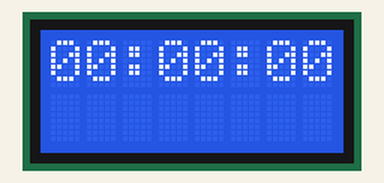
This sketch was run on a simulated Arduino Uno, built with avr-gcc and run on an emulated ATmega328P. Parts: 8×2 character LCD.

Above: at 0.1 s.
At 4.1 s:
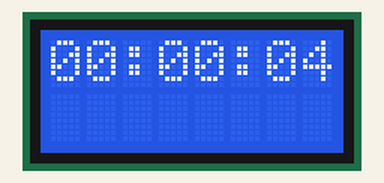
At 9.1 s:
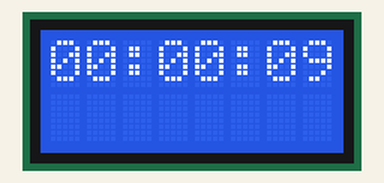
At 19.1 s:
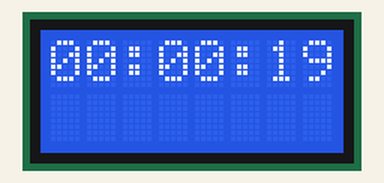
At 28.2 s:
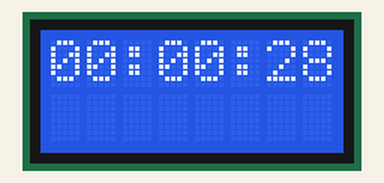
At 38.2 s:
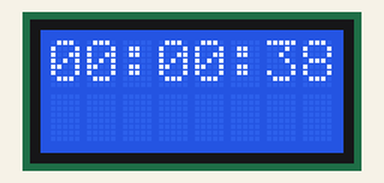

Measured:
- what the display in image 1 shows lasts 1.0 s, from 4.1 s to 5.1 s

The sketch:

clock.ino
```cpp
#include <LiquidCrystal.h>
const int rs = 12, en = 11, d4 = 5, d5 = 4, d6 = 3, d7 = 2;
LiquidCrystal lcd(rs, en, d4, d5, d6, d7);
int hour=0, minute=0, second=0;

void setup() {
  // put your setup code here, to run once:
  lcd.begin(8, 2);
}

void loop() {
  // put your main code here, to run repeatedly:
  lcd.setCursor(0, 0);
  printTime();
  delay(1000);
  addTime();
}

void printTime(){
  if(hour<10){
    lcd.print("0");
    lcd.print(hour);
  }
  else{
    lcd.print(hour);
  }
  lcd.print(":");

  if(minute<10){
    lcd.print("0");
    lcd.print(minute);
  }
  else{
    lcd.print(minute);
  }
  lcd.print(":");

  if(second<10){
    lcd.print("0");
    lcd.print(second);
  }
  else{
    lcd.print(second);
  }
}

void addTime(){
  second++;
  if(second>=60){
    second=0;
    minute++;
  }
  if(minute>=60){
    minute=0;
    hour++;
  }
  if(hour>=24){
    hour=0;
  }
}
```
